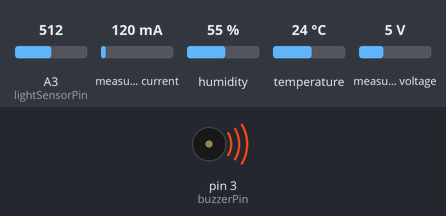
A sketch run on a simulated Arduino Uno, built with avr-gcc and run on an emulated ATmega328P. On the bench: buzzer (waves = sounding). The test bench sets the inputs (shaded band); at power-on: measured voltage 5 V, A3 (lightSensorPin) = 512, measured current 120 mA, humidity 55 %, temperature 24 °C. What the sketch prints to the serial monitor is not drawn.

Above: at 1.2 s.
At 2.7 s:
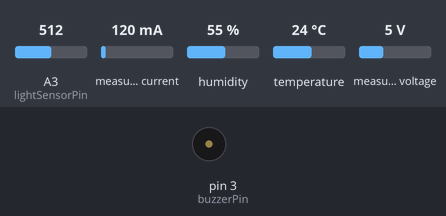
2.8 s: measured voltage set to 0.3 V
Timing chart, 0 to 5.8 s (numbered marks = the images above; inputs shaded):
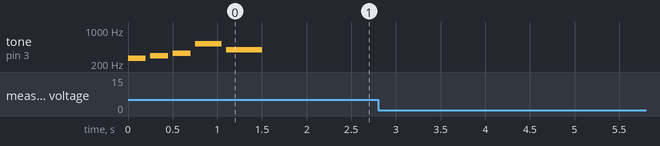

Measured:
- after the input at 2.8 s, every drawn part: stays the same

The sketch:

gardenautomat.ino
```cpp
/*
*__________________________________________________________________________________________
* PinOut:
*
*						       = D13			D12    =
*						       = 3v3			D11    =
*			       	     = REF			D10    =
*						       = A0 			D9     =
*						       = A1 			D8     =
*						       = A2 			D7     =
*     Lightsensor  = A3 			D6     =
* 			 	   SDA	 = A4 			D5     =
*					   SCL	 = A5 			D4     =
*			 		         = A6 			D3     =	Buzzer
*					   	     = A7 			D2     =	DHT11 Temperatur sensor and Homaditysensor
*					         = 5V 			GND    =
*					         = RST			RST    =
* 					       = GND			D1 RX  =
*					         = VIN			D0 TX  =
*__________________________________________________________________________________________
*
* Power Loading Signals:
* blue LED:  Full Battery
* rod LED:   in Charging Programm
*__________________________________________________________________________________________
*/


#include <Wire.h>
#include <Adafruit_INA219.h>


#include "DHT.h"
#define DHT_PIN 2                     // D3 connected to DHT11 sensor
#define DHT_TYPE DHT11

DHT dht11(DHT_PIN, DHT_TYPE);


// INA219 Voltage Sensor
Adafruit_INA219 ina219;
const float LOW_BATTERY_LIMIT = 3.3;  // Warning is under 3.3V

// Buzzer
const int buzzerPin = 3;              // D3 connected to Buzzer

// Lightsensor
const int lightSensorPin = A3;        // A3 connected to Lightsensor


// Frequenz for simple Tone (in Hz)
#define NOTE_C4  262
#define NOTE_D4  294
#define NOTE_E4  330
#define NOTE_G4  392
#define NOTE_C5  523

void playTone(int frequency, int duration) {
  tone(buzzerPin, frequency);
  delay(duration);
  noTone(buzzerPin);
  delay(50); // short break after tone
}

/* Start */

void setup() {
  Serial.begin(9600);
  dht11.begin(); // initialize the sensor
  pinMode(buzzerPin, OUTPUT);
  ina219.begin();

  // Startmelodie
  playTone(NOTE_C4, 200);
  playTone(NOTE_D4, 200);
  playTone(NOTE_E4, 200);
  playTone(NOTE_C5, 300);
  playTone(NOTE_G4, 400);

  if (!ina219.begin()) {
    Serial.println("INA219 nicht gefunden. Check Verkabelung!");
    while (1); // Stop the programm
  }

}


/* Mainprogramm */

void loop() {
  // wait a few seconds between measurements.
  delay(2000);

  int sensorValue = analogRead(lightSensorPin); // 0–1023
  float lightPercent = (1.0 - (sensorValue / 1023.0)) * 100.0;

  float humi  = dht11.readHumidity();                    // read humidity
  float temperature_C = dht11.readTemperature();         // read temperature as Celsius
  float temperature_F = dht11.readTemperature(true);     // read temperature as Fahrenheit

  float busVoltage = ina219.getBusVoltage_V();           // Batteryvoltage
  float current_mA = ina219.getCurrent_mA();             // Batterycurrent
  float power_mW   = ina219.getPower_mW();               // mW Area

  // Serial Monitor
  Serial.println("-----------------------");
  Serial.print("Batteryvoltage: "); Serial.print(busVoltage); Serial.println(" V");
  Serial.print("Current: "); Serial.print(current_mA); Serial.println(" mA");
  Serial.println("-----------------------");
  Serial.print("Humidity: "); Serial.print(humi); Serial.println(" %");
  Serial.print("Temperature: "); Serial.print(temperature_C); Serial.println(" °C");
  Serial.println("-----------------------");
  Serial.print("Lightintensity: "); Serial.print(lightPercent, 1); Serial.println(" %");
  Serial.println("");
  delay(2000);

  // Warning if low voltage with Buzzer
  if (busVoltage < LOW_BATTERY_LIMIT) {
    Serial.println("⚠️ WARNING: Battery barealy empty!");
    Serial.println("");
  }


}
```
